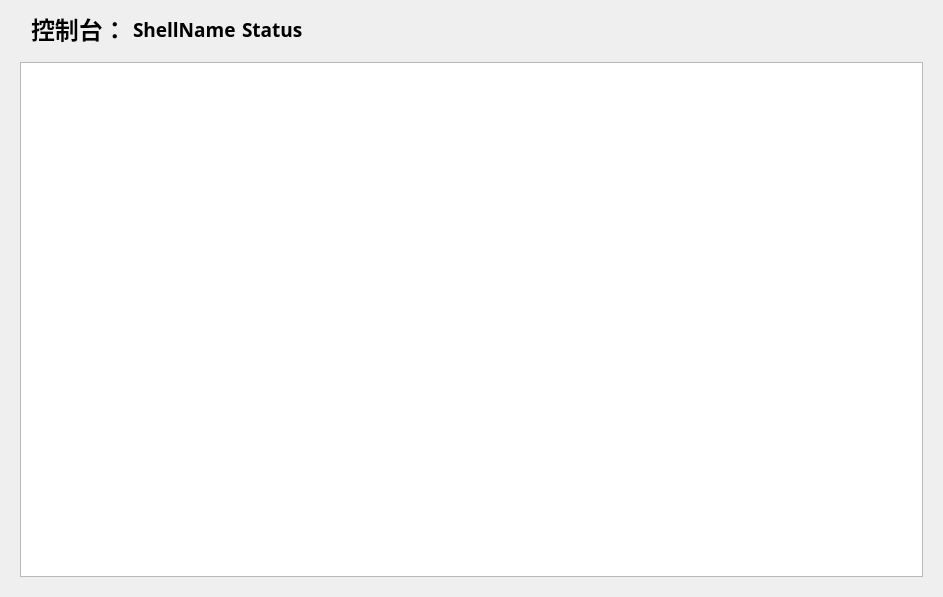
<?xml version="1.0" encoding="UTF-8"?>
<ui version="4.0">
 <class>Console</class>
 <widget class="QWidget" name="Console">
  <property name="geometry">
   <rect>
    <x>0</x>
    <y>0</y>
    <width>943</width>
    <height>597</height>
   </rect>
  </property>
  <property name="sizePolicy">
   <sizepolicy hsizetype="MinimumExpanding" vsizetype="Preferred">
    <horstretch>0</horstretch>
    <verstretch>0</verstretch>
   </sizepolicy>
  </property>
  <property name="windowTitle">
   <string>Form</string>
  </property>
  <layout class="QVBoxLayout" name="verticalLayout">
   <item>
    <layout class="QHBoxLayout" name="Header">
     <item>
      <spacer name="hHSpacerL">
       <property name="orientation">
        <enum>Qt::Orientation::Horizontal</enum>
       </property>
       <property name="sizeType">
        <enum>QSizePolicy::Policy::Fixed</enum>
       </property>
       <property name="sizeHint" stdset="0">
        <size>
         <width>20</width>
         <height>20</height>
        </size>
       </property>
      </spacer>
     </item>
     <item>
      <widget class="DisplayLabel" name="title">
       <property name="sizePolicy">
        <sizepolicy hsizetype="Maximum" vsizetype="Preferred">
         <horstretch>0</horstretch>
         <verstretch>0</verstretch>
        </sizepolicy>
       </property>
       <property name="font">
        <font>
         <family>阿里巴巴普惠体 R</family>
         <pointsize>18</pointsize>
         <bold>true</bold>
        </font>
       </property>
       <property name="text">
        <string>控制台：</string>
       </property>
      </widget>
     </item>
     <item>
      <widget class="DisplayLabel" name="shellName">
       <property name="sizePolicy">
        <sizepolicy hsizetype="Maximum" vsizetype="Preferred">
         <horstretch>0</horstretch>
         <verstretch>0</verstretch>
        </sizepolicy>
       </property>
       <property name="font">
        <font>
         <family>Alibaba PuHuiTi R</family>
         <pointsize>14</pointsize>
         <bold>true</bold>
        </font>
       </property>
       <property name="text">
        <string>ShellName</string>
       </property>
      </widget>
     </item>
     <item>
      <widget class="DisplayLabel" name="status">
       <property name="sizePolicy">
        <sizepolicy hsizetype="Maximum" vsizetype="Preferred">
         <horstretch>0</horstretch>
         <verstretch>0</verstretch>
        </sizepolicy>
       </property>
       <property name="font">
        <font>
         <family>Alibaba PuHuiTi R</family>
         <pointsize>14</pointsize>
         <bold>true</bold>
        </font>
       </property>
       <property name="text">
        <string>Status</string>
       </property>
      </widget>
     </item>
     <item>
      <spacer name="horizontalSpacer">
       <property name="orientation">
        <enum>Qt::Orientation::Horizontal</enum>
       </property>
       <property name="sizeType">
        <enum>QSizePolicy::Policy::Expanding</enum>
       </property>
       <property name="sizeHint" stdset="0">
        <size>
         <width>40</width>
         <height>20</height>
        </size>
       </property>
      </spacer>
     </item>
     <item>
      <widget class="QWidget" name="cBContainer" native="true">
       <property name="sizePolicy">
        <sizepolicy hsizetype="Fixed" vsizetype="Preferred">
         <horstretch>0</horstretch>
         <verstretch>0</verstretch>
        </sizepolicy>
       </property>
       <property name="minimumSize">
        <size>
         <width>375</width>
         <height>0</height>
        </size>
       </property>
       <property name="maximumSize">
        <size>
         <width>375</width>
         <height>16777215</height>
        </size>
       </property>
       <layout class="QHBoxLayout" name="horizontalLayout_4">
        <item>
         <widget class="CommandBar" name="cmdBar" native="true">
          <property name="sizePolicy">
           <sizepolicy hsizetype="Expanding" vsizetype="Preferred">
            <horstretch>0</horstretch>
            <verstretch>0</verstretch>
           </sizepolicy>
          </property>
          <property name="font">
           <font>
            <family>Alibaba PuHuiTi R</family>
            <pointsize>10</pointsize>
           </font>
          </property>
         </widget>
        </item>
       </layout>
      </widget>
     </item>
     <item>
      <layout class="QHBoxLayout" name="horizontalLayout"/>
     </item>
    </layout>
   </item>
   <item>
    <widget class="QStackedWidget" name="Shells">
     <widget class="QWidget" name="PShell">
      <layout class="QHBoxLayout" name="horizontalLayout_2">
       <item>
        <widget class="TextBrowser" name="projectShell">
         <property name="font">
          <font>
           <family>阿里巴巴普惠体 R</family>
           <pointsize>10</pointsize>
          </font>
         </property>
        </widget>
       </item>
      </layout>
     </widget>
     <widget class="QWidget" name="LShell">
      <layout class="QHBoxLayout" name="horizontalLayout_3">
       <item>
        <widget class="TextBrowser" name="launcherShell"/>
       </item>
      </layout>
     </widget>
    </widget>
   </item>
  </layout>
 </widget>
 <customwidgets>
  <customwidget>
   <class>TextBrowser</class>
   <extends>QTextBrowser</extends>
   <header>qfluentwidgets</header>
  </customwidget>
  <customwidget>
   <class>DisplayLabel</class>
   <extends>QLabel</extends>
   <header>qfluentwidgets</header>
  </customwidget>
  <customwidget>
   <class>CommandBar</class>
   <extends>QWidget</extends>
   <header>qfluentwidgets</header>
   <container>1</container>
  </customwidget>
 </customwidgets>
 <resources/>
 <connections/>
</ui>
